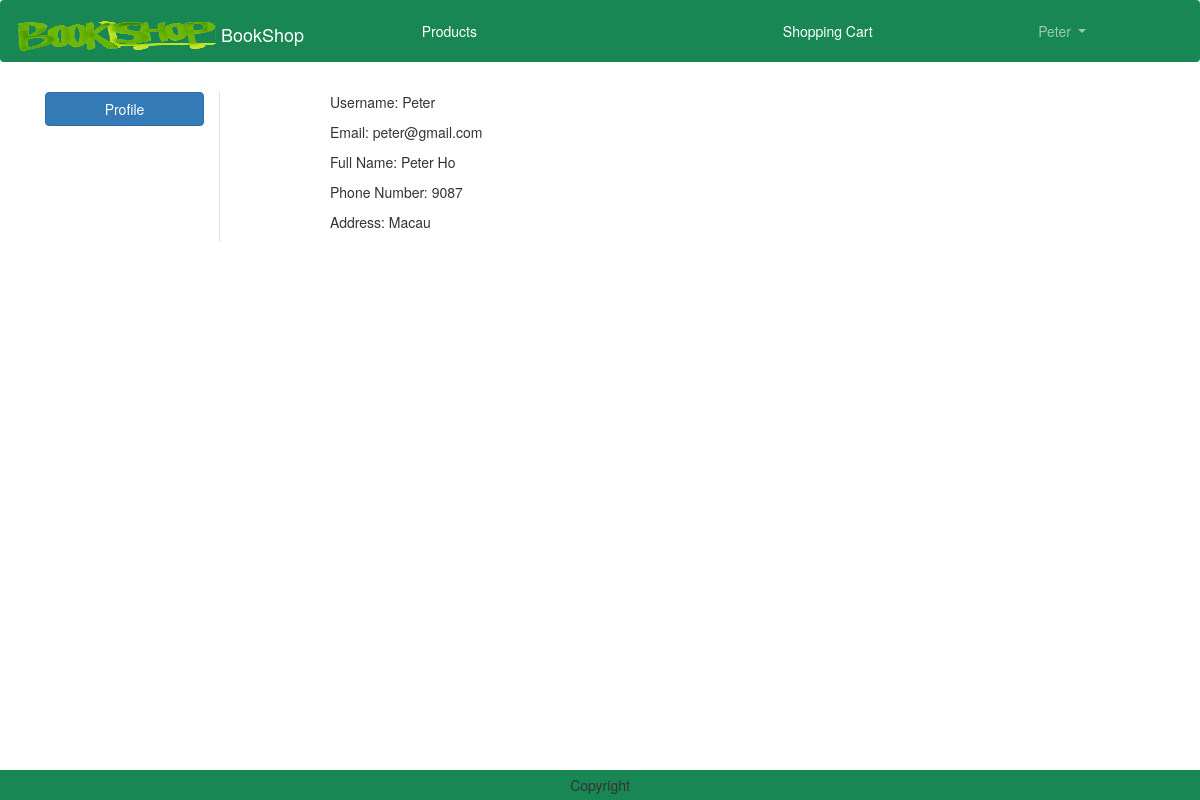
Screenshot of /profile/ (signed in) with the database file from the repository.
### customers/models.py (models this page shows, shortened)
class Customer(models.Model):
    user = models.OneToOneField(User, on_delete=models.CASCADE, blank=True, primary_key=True)
    fullName = models.CharField(max_length=60)
    phoneNum = models.CharField(max_length=11)
    address = models.CharField(max_length=150)

### customers/views.py (the view)
# urls.py: path('profile/', views.CustomerProfileView.as_view(), name='profile'),
class CustomerProfileView(View):
    def get(self, request):
        profiles = Customer.objects.filter(user=request.user)
        context = {
            'profiles': profiles,
        }
        return render(request, 'profile.html', context)

### templates/profile.html (shortened to what this page needs)
{% extends 'base.html' %}
{% load static %}
{% block main-content %}
<div class="container my-5">
    <div class="row">
        <div class="col-sm-2 border-end">
            <ul class="list-unstyled">
                <li class="d-grid"><a href="{% url 'customers:profile' %}" class="btn btn-primary">Profile</a></li>
            </ul>
        </div>
        <div class="col-sm-8 offset-sm-1">
            <div class="row">
                {% for profile in profiles %}
                <div class="col-sm-6"}
                    <div class="card m-2">
                        <div class="card-body">
                            <P>Username: {{profile.user.username}} <p>
                            <P>Email: {{profile.user.email}} <p>
                            <p>Full Name: {{profile.fullName}} </p>
                            <p>Phone Number: {{profile.phoneNum}} </p>
                            <p>Address: {{profile.address}} </p>
                        </div>
                    </div>
                </div>
                {% endfor %}
            </div>
        </div>
    </div>
{% endblock main-content %}

### templates/base.html (shortened to what this page needs)
<!DOCTYPE html>
{% load static %}
<html lang="en">
<head>
    <link href="https://cdn.jsdelivr.net/npm/bootstrap@5.3.0-alpha1/dist/css/bootstrap.min.css" rel="stylesheet">
    <link href="https://cdn.bootcss.com/bootstrap/3.3.7/css/bootstrap.min.css" rel="stylesheet">
    <link rel="stylesheet" href="{% static 'css/owl.carousel.min.css' %}">
    <link rel="stylesheet" href="{% static 'css/all.min.css' %}">
    <link rel="stylesheet" href="{% static 'css/style.css' %}">
    <link rel="stylesheet" href="https://cdnjs.cloudflare.com/ajax/libs/bootstrap-datetimepicker/4.17.47/css/bootstrap-datetimepicker.css">
</head>
<body>
    <nav class="navbar navbar-expand-lg navbar-dark bg-success nav-fill">
        <div class="container-fluid">
          <a class="navbar-brand" href="{% url 'products:home' %}">
            <img src="{% static "logo.png" %}" alt="BookShop" width="200" height="30" class="d-inline-block align-text-top">
            BookShop
          </a>
          <div class="collapse navbar-collapse" id="navbarSupportedContent">
            <ul class="navbar-nav me-auto mb-2 mb-lg-0" style="width:100%; text-align:center">
              <li class="nav-item" style="display:inline-block">
                <a class="nav-link text-white" href="{% url 'products:products' %}">Products</a>
              </li>
            <li class="nav-item" style="display:inline-block">
            </li>
              {% if user.is_authenticated %}
                  {% for group in request.user.groups.all %}
                    {% if group.name == 'Vendor' %}
                      <li class="nav-item mx-2" style="display:inline-block">
                        <a class="nav-link text-white" href="{% url 'products:productsAdd' %}">Add A New Product</a>
                      </li>
                      <li class="nav-item dropdown mx-2" style="display:inline-block">
                        <a class="nav-link dropdown-toggle" href="#" role="button" data-bs-toggle="dropdown" aria-expanded="false">
                          {{ user.username }}
                        </a>
                        <ul class="dropdown-menu" >
                          <li><a class="dropdown-item" href="{% url 'order:orders' %}?filter=allVendor">Orders</a></li>
                          <li><a class="dropdown-item" href="{% url 'logout' %}">Logout</a></li>
                        </ul>
                      </li>
                    {% elif group.name == 'Customer' %}
                      <li class="nav-item mx-2" style="display:inline-block">
                          <a class="nav-link text-white" href="{% url 'shoppingcart' %}">Shopping Cart</a>
                      </li>
                      <li class="nav-item dropdown mx-2" style="display:inline-block">
                          <a class="nav-link dropdown-toggle" href="#" role="button" data-bs-toggle="dropdown" aria-expanded="false">
                            {{ user.username }}
                          </a>
                      </li>
                    {% endif %}
                  {% endfor %}
              {% endif %}
              </ul>
          </div>
        </div>
      </nav>
      {% block main-content %}{% endblock main-content %}
      <div>
        <div style="height:60px"></div>
        <footer class="container-fluid fixed-bottom bg-success text-center p-2 mt-5">
            Copyright
        </footer>
      </div>
</body>
</html>

### rows the page displays
Customer: user.username "Peter", user.email "peter@gmail.com", fullName "Peter Ho", phoneNum "9087", address "Macau"

### other values shown
{{ user.username }} "Peter"
